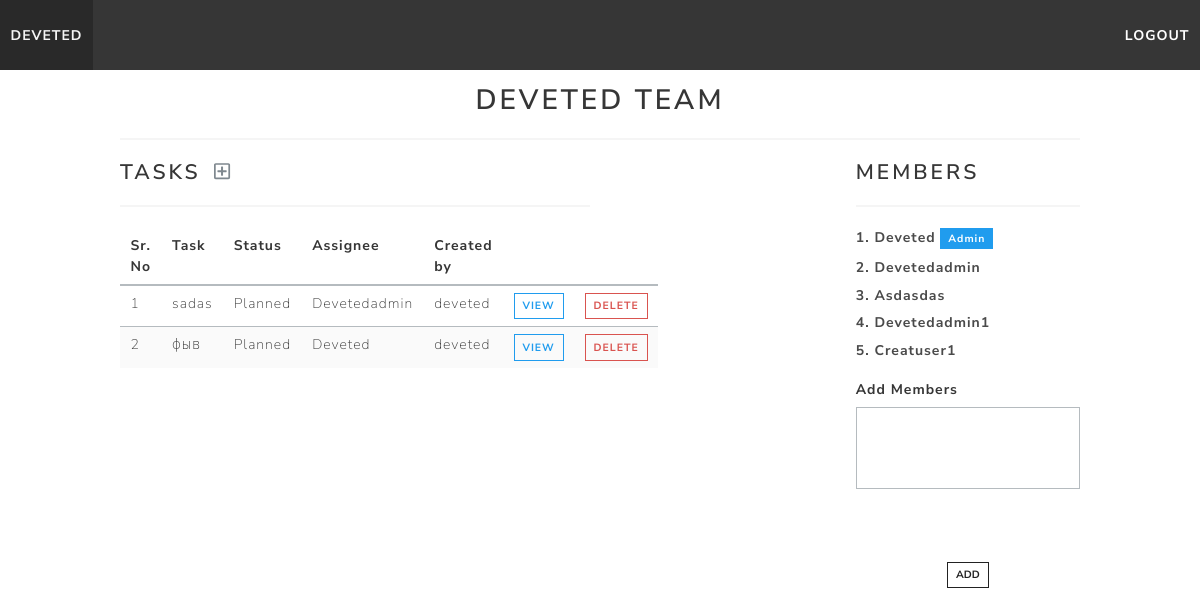
Screenshot of /accounts/team/13/ (signed in) with the database file from the repository.
### accounts/models.py (models this page shows, shortened)
class Team(models.Model):
    team_name = models.CharField(max_length=50)
    members = models.ManyToManyField(User)
    created_by = models.ForeignKey(
        User, null=True, on_delete=models.CASCADE, related_name='team_created_by')
    class Meta:
        ordering = ('team_name',)

### tasks/models.py (models this page shows, shortened)
class Task(models.Model):
    STATUS_CHOICES = (
        ('Planned', 'Planned'),
        ('Ongoing', 'Ongoing'),
        ('Done', 'Done')
    )
    title = models.CharField(max_length=100)
    description = models.CharField(max_length=300)
    status = models.CharField(max_length=10, choices=STATUS_CHOICES)
    created_date = models.DateField(default=timezone.now, blank=True, null=True)
    created_by = models.ForeignKey(User, null=True, related_name='task_created_by', on_delete=models.CASCADE)
    assigned_to = models.ManyToManyField(User, related_name='task_assigned_to')
    team = models.ForeignKey(Team, null=True, on_delete=models.CASCADE)
    files = models.FileField(upload_to='task_files/', blank=True, null=True)

### accounts/views.py (the view)
# urls.py: path('team/<int:team_id>/', views.team_detail, name="team_detail"),
@csrf_exempt
@login_required(login_url='accounts:login')
def team_detail(request, team_id):
    try:
        team = Team.objects.get(pk=team_id)
    except Team.DoesNotExist:
        messages.error(request, "Team doesn't exist")
        return redirect('accounts:home')
    if request.user not in team.members.all():
        messages.error(
            request, "You are not allowed to view this team's details.")
        return redirect('accounts:home')
    users = User.objects.all()
    tasks = Task.objects.filter(team=team)
    return render(request, 'team_detail.html', {'team': team, 'users': users, 'tasks': tasks})

### accounts/templates/team_detail.html (shortened to what this page needs)
{% extends 'base_layout.html' %}
{% load static %}
{% block content %}
    {% include "navbar.html" %}
    <div class="container">
        <h1 class="title has-text-centered" style="margin-top:15px;">{{ team.team_name }}</h1>
        <hr>
        <div class="columns">
            <div class="column is-6">
                <h1 class="title is-4">
                    Tasks
                    <a style="margin-left:5px;" onclick="toggleForm()">
                        <i class="far fa-plus-square fa-sm"></i>
                    </a>
                </h1>
                <hr>
                {% if tasks|length == 0 %}
                    <p class="subtitle is-5 has-text-centered" id="task_table">No tasks found.</p>
                {% else %}
                    <table class="table is-striped  is-hoverable is-fullwidth" id="task_table">
                        <thead>
                        <tr>
                            <th>Sr. No</th>
                            <th>Task</th>
                            <th>Status</th>
                            <th>Assignee</th>
                            <th>Created by</th>
                            <th></th>
                            <th></th>
                        </tr>
                        </thead>
                        <tbody>
                        {% for task in tasks %}
                            <tr>
                                <td>{{ forloop.counter }}</td>
                                <td>
                                    <a href="{% url 'tasks:detail' task.id %}"
                                       style="color:#363636;">{{ task.title | truncatechars:15 }}</a>
                                </td>
                                <td>{{ task.status }}</td>
                                <td>
                                    {% for assignee in task.assigned_to.all %}
                                        {{ assignee | title }}
                                    {% endfor %}
                                </td>
                                <td>{{ task.created_by }}</td>
                                <td><a href="{% url 'tasks:detail' task.id %}"
                                       class="button is-small is-outlined is-info">View</a></td>
                                <td>
                                    {% if task.created_by == request.user %}
                                        <a href="{% url 'tasks:delete' task.id %}"
                                           class="button is-small is-outlined is-danger">
                                            Delete
                                        </a>
                                    {% endif %}
                                </td>
                            </tr>
                        {% endfor %}
                        </tbody>
                    </table>
                {% endif %}
            </div>
            <div class="column"></div>
            <div class="column is-3">
                <h1 class="title is-4">Members</h1>
                <hr>
                <ul>
                    {% for member in team.members.all %}
                        <li class="subtitle is-6" style="margin-bottom:10px;">
                            <b>{{ forloop.counter }}. {{ member | title }}
                                {% if team.created_by == member %}
                                    <span class="tag is-info">Admin</span>
                                {% endif %}
                            </b>
                        </li>
                    {% endfor %}
                </ul>
                <form action="{% url 'accounts:add_team_member' %}" method="POST" style="margin-top: 20px;">
                    <div class="field">
                        <label class="label" for="members">Add Members</label>
                        <div class="select is-multiple is-fullwidth">
                            <select name="members" id="members" multiple>
                            </select>
                        </div>
                    </div>
                    <div style="text-align:center;margin-top:120px;">
                        <input class="button is-small is-primary is-outlined" type="submit" value="Add">
                    </div>
                </form>
            </div>
        </div>
    </div>
{% endblock %}

### tasks/templates/navbar.html (shortened to what this page needs)
<nav id="navbar" class="navbar is-dark">
    <div class="navbar-brand">
        <a href="{% url 'accounts:home' %}" class="navbar-item">{{ request.user }}</a>
    </div>
    <div class="navbar-menu" id="burgerMenu">
        <div class="navbar-end">
            <a href="{% url 'accounts:logout' %}" class="navbar-item">
                <strong>Logout</strong>
            </a>
        </div>
    </div>
</nav>

### rows the page displays
Team: team_name "DEVETED TEAM"
Task: title "sadas", status "Planned", created_by "deveted", shows "DELETE"
Task: title "фыв", status "Planned", created_by "deveted", shows "DELETE"

### other values shown
{{ request.user }} "DEVETED"
{{ assignee | title }} "Devetedadmin"
{{ assignee | title }} "Deveted"
{{ member | title }} "Deveted"
{{ member | title }} "Devetedadmin"
{{ member | title }} "Asdasdas"
{{ member | title }} "Devetedadmin1"
{{ member | title }} "Creatuser1"
